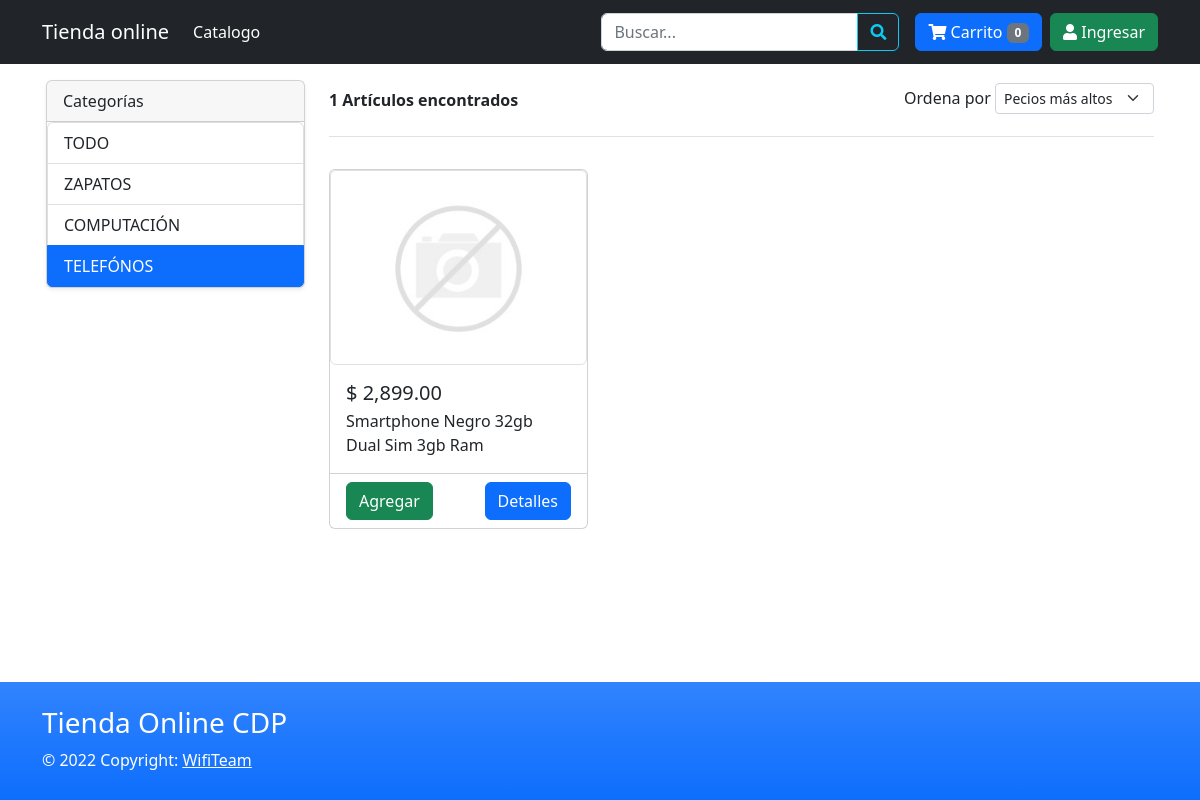
Page /tienda_online/index.php?cat=3 on the committed database.
### tables this page shows
CREATE TABLE `categorias` (
  `id` int NOT NULL,
  `nombre` varchar(50) NOT NULL,
  `activo` tinyint NOT NULL DEFAULT '1'
);

CREATE TABLE `productos` (
  `id` int NOT NULL,
  `slug` varchar(120) NOT NULL,
  `nombre` varchar(200) NOT NULL,
  `descripcion` mediumtext NOT NULL,
  `precio` decimal(10,2) NOT NULL,
  `descuento` tinyint NOT NULL DEFAULT '0',
  `stock` int NOT NULL DEFAULT '0',
  `id_categoria` int NOT NULL,
  `activo` int NOT NULL
);

### tienda_online/index.php (the view, shortened to what this page needs)
<?php
$db = new Database();
$con = $db->conectar();
$idCategoria = $_GET['cat'] ?? '';
$orden = $_GET['orden'] ?? '';
$params = [];
$sql = "SELECT id, slug, nombre, precio FROM productos WHERE activo=1";
if (!empty($idCategoria)) {
    $sql .= " AND id_categoria = ?";
    $params[] = $idCategoria;
}
$query = $con->prepare($sql);
$query->execute($params);
$resultado = $query->fetchAll(PDO::FETCH_ASSOC);
$totalRegistros = count($resultado);
$categoriaSql = $con->prepare("SELECT id, nombre FROM categorias WHERE activo=1");
$categoriaSql->execute();
$categorias = $categoriaSql->fetchAll(PDO::FETCH_ASSOC);
?>
<!DOCTYPE html>
<html lang="es" class="h-100">
<head>
    <link href="css/bootstrap.min.css" rel="stylesheet">
    <link href="css/all.min.css" rel="stylesheet">
    <link href="css/estilos.css" rel="stylesheet">
</head>
<body class="d-flex flex-column h-100">
    <?php include 'menu.php'; ?>
    <main class="flex-shrink-0">
        <div class="container p-3">
            <div class="row">
                <div class="col-12 col-md-3 col-lg-3">
                    <div class="card shadow-sm">
                        <div class="card-header">
                            Categorías
                        </div>
                        <div class="list-group">
                            <a href="index.php" class="list-group-item list-group-item-action">TODO</a>
                            <?php foreach ($categorias as $categoria) { ?>
                                <a href="index.php?cat=<?php echo $categoria['id']; ?>" class="list-group-item list-group-item-action <?php echo ($categoria['id'] == $idCategoria) ? 'active' : ''; ?>">
                                    <?php echo $categoria['nombre']; ?>
                                </a>
                            <?php } ?>
                        </div>
                    </div>
                </div>
                <div class="col-12 col-md-9 col-lg-9">
                    <header class="d-sm-flex align-items-center border-bottom mb-4 pb-3">
                        <strong class="d-block py-2"><?php echo $totalRegistros; ?> Artículos encontrados </strong>
                        <div class="ms-auto">
                            <form action="index.php" id="ordenForm" method="get" onchange="submitForm()">
                                <label for="cbx-orden" class="form-label">Ordena por</label>
                                <select class="form-select d-inline-block w-auto pt-1 form-select-sm" name="orden" id="orden">
                                    <option value="precio_alto" <?php echo ($orden === 'precio_alto') ? 'selected' : ''; ?>>Pecios más altos</option>
                                </select>
                            </form>
                        </div>
                    </header>
                    <div class="row">
                        <?php foreach ($resultado as $row) { ?>
                            <div class="col-lg-4 col-md-6 col-sm-6 d-flex">
                                <div class="card w-100 my-2 shadow-2-strong">
                                    <?php
                                    $id = $row['id'];
                                    $imagen = "images/productos/$id/principal.jpg";
                                    if (!file_exists($imagen)) {
                                        $imagen = "images/no-photo.jpg";
                                    }
                                    ?>
                                    <a href="details/<?php echo $row['slug']; ?>">
                                        <img src="<?php echo $imagen; ?>" class="img-thumbnail" style="max-height: 300px">
                                    </a>
                                    <div class="card-body d-flex flex-column">
                                        <div class="d-flex flex-row">
                                            <h5 class="mb-1 me-1"><?php echo MONEDA . ' ' . number_format($row['precio'], 2, '.', ','); ?></h5>
                                        </div>
                                        <p class="card-text"><?php echo $row['nombre']; ?></p>
                                    </div>
                                    <div class="card-footer bg-transparent">
                                        <div class="d-flex justify-content-between align-items-center">
                                            <a class="btn btn-success" onClick="addProducto(<?php echo $row['id']; ?>)">Agregar</a>
                                            <div class="btn-group">
                                                <a href="details/<?php echo $row['slug']; ?>" class="btn btn-primary">Detalles</a>
                                            </div>
                                        </div>
                                    </div>
                                </div>
                            </div>
                        <?php } ?>
                    </div>
                </div>
            </div>
        </div>
    </main>
    <?php include 'footer.php'; ?>
</body>
</html>

### tienda_online/css/estilos.css (style rules this page uses)
main>.container { padding: 30px 0; }

### rows in the picture
categorias: nombre "ZAPATOS"
categorias: nombre "COMPUTACIÓN"
categorias: nombre "TELEFÓNOS"
productos: precio "2,899.00", nombre "Smartphone Negro 32gb Dual Sim 3gb Ram"

### other values in the picture
$num_cart "0"
$totalRegistros "1"
